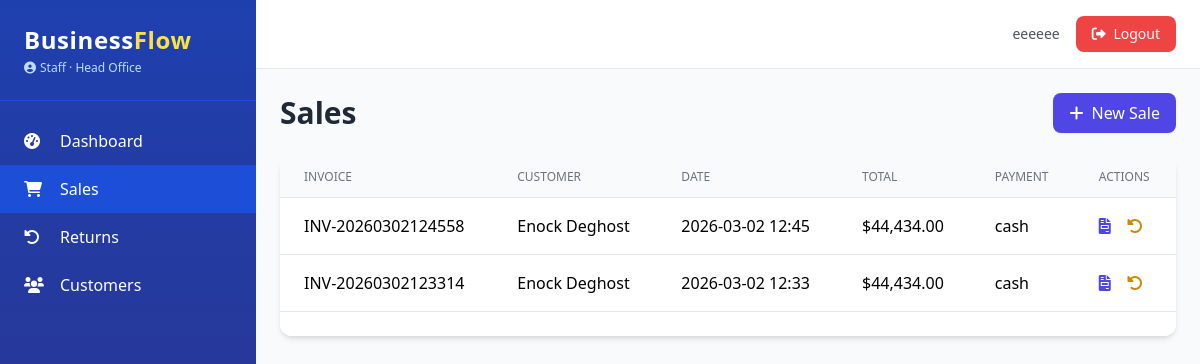
/sales/ (signed in), run on the app's committed database.
### app.py (models this page shows, shortened)
class AuditMixin:
    @declared_attr
    def created_at(cls):
        return db.Column(db.DateTime, default=datetime.utcnow)

class SoftDeleteMixin:
    @classmethod
    def query_active(cls):
        return cls.query.filter(cls.deleted_at.is_(None))

class User(UserMixin, db.Model, AuditMixin, SoftDeleteMixin):
    __tablename__ = 'users'
    id = db.Column(db.Integer, primary_key=True)
    username = db.Column(db.String(80), unique=True, nullable=False)
    email = db.Column(db.String(120), unique=True, nullable=False)
    password_hash = db.Column(db.String(200), nullable=False)
    role = db.Column(db.String(20), nullable=False, default='Staff')
    branch_id = db.Column(db.Integer, db.ForeignKey('branches.id'), nullable=True)
    active = db.Column(db.Boolean, default=True)
    locale = db.Column(db.String(5), default='en')
    phone = db.Column(db.String(20))
    avatar = db.Column(db.String(200))
    last_login = db.Column(db.DateTime)
    branch = db.relationship('Branch', backref='users')
    permissions = db.Column(db.JSON, default=list)
    salary = db.Column(db.Float, nullable=True)
    pay_cycle = db.Column(db.String(20), default='monthly')
    bank_account = db.Column(db.String(50))
    tax_id = db.Column(db.String(50))
    @property
    def is_admin(self):
        return self.role == 'Admin'
    def has_permission(self, perm):
        if self.is_admin:
            return True
        return perm in (self.permissions or [])

class Branch(db.Model):
    __tablename__ = 'branches'
    id = db.Column(db.Integer, primary_key=True)
    name = db.Column(db.String(100), nullable=False)
    location = db.Column(db.String(200))
    phone = db.Column(db.String(20))
    email = db.Column(db.String(120))
    is_active = db.Column(db.Boolean, default=True)
    currency = db.Column(db.String(3), default='USD')
    created_at = db.Column(db.DateTime, default=datetime.utcnow)

class Sale(db.Model, AuditMixin):
    __tablename__ = 'sales'
    id = db.Column(db.Integer, primary_key=True)
    invoice_no = db.Column(db.String(50), unique=True, nullable=False)
    customer_id = db.Column(db.Integer, db.ForeignKey('customers.id'), nullable=True)
    user_id = db.Column(db.Integer, db.ForeignKey('users.id'), nullable=False)
    branch_id = db.Column(db.Integer, db.ForeignKey('branches.id'), nullable=True)
    total_amount = db.Column(db.Float, nullable=False)
    tax = db.Column(db.Float, default=0)
    discount = db.Column(db.Float, default=0)
    payment_method = db.Column(db.String(50))
    status = db.Column(db.String(20), default='completed')
    notes = db.Column(db.Text)
    customer = db.relationship('Customer')
    user = db.relationship('User', foreign_keys=[user_id])
    branch = db.relationship('Branch')
    items = db.relationship('SaleItem', backref='sale', cascade='all, delete-orphan')
    returns = db.relationship('Return', backref='sale', lazy='dynamic')

class Customer(db.Model, AuditMixin, SoftDeleteMixin):
    __tablename__ = 'customers'
    id = db.Column(db.Integer, primary_key=True)
    name = db.Column(db.String(100), nullable=False)
    email = db.Column(db.String(120))
    phone = db.Column(db.String(20))
    address = db.Column(db.Text)
    loyalty_points = db.Column(db.Integer, default=0)
    segment = db.Column(db.String(50), default='Regular')
    birth_date = db.Column(db.Date)
    tax_id = db.Column(db.String(50))
    branch_id = db.Column(db.Integer, db.ForeignKey('branches.id'), nullable=True)
    branch = db.relationship('Branch')
    communications = db.relationship('CommunicationLog', backref='customer', lazy='dynamic')

### app.py (the view)
@sales_bp.route('/')
@login_required
@permission_required('view_sales')
def list():
    page = request.args.get('page', 1, type=int)
    per_page = app.config.get('ITEMS_PER_PAGE', 20)
    query = branch_filter(Sale.query, Sale).options(joinedload(Sale.customer), joinedload(Sale.user))
    pagination = query.order_by(Sale.created_at.desc()).paginate(page=page, per_page=per_page, error_out=False)
    return render_template('sales/list.html', pagination=pagination)

### app.py (called while the page is built)
@login_manager.user_loader
def load_user(user_id):
    return User.query_active().filter_by(id=int(user_id)).first()

def permission_required(permission):
    def decorator(f):
        @wraps(f)
        def decorated_function(*args, **kwargs):
            if not current_user.is_authenticated:
                abort(403)
            if not current_user.has_permission(permission):
                abort(403)
            return f(*args, **kwargs)
        return decorated_function
    return decorator

def branch_filter(query, model):
    if current_user.is_admin:
        return query
    if current_user.branch_id:
        return query.filter(model.branch_id == current_user.branch_id)
    return query.filter(False)

@app.context_processor
def inject_now():
    return {'now': datetime.utcnow(), 'current_year': datetime.utcnow().year}

@app.template_filter('currency')
def currency_format(value):
    if value is None:
        return "$0.00"
    return f"${value:,.2f}"

### templates/sales/list.html (shortened to what this page needs)
{% extends "base.html" %}
{% block content %}
<div class="flex justify-between items-center mb-6">
    <h1 class="text-3xl font-bold text-gray-800">Sales</h1>
    {% if current_user.has_permission('create_sale') %}
    <a href="{{ url_for('sales.new') }}" class="bg-indigo-600 hover:bg-indigo-700 text-white px-4 py-2 rounded-lg shadow-sm">
        <i class="fas fa-plus mr-2"></i>New Sale
    </a>
    {% endif %}
</div>
<div class="bg-white rounded-xl shadow-md overflow-hidden">
    <table class="min-w-full divide-y divide-gray-200">
        <thead class="bg-gray-50">
            <tr>
                <th class="px-6 py-3 text-left text-xs font-medium text-gray-500 uppercase">Invoice</th>
                <th class="px-6 py-3 text-left text-xs font-medium text-gray-500 uppercase">Customer</th>
                <th class="px-6 py-3 text-left text-xs font-medium text-gray-500 uppercase">Date</th>
                <th class="px-6 py-3 text-left text-xs font-medium text-gray-500 uppercase">Total</th>
                <th class="px-6 py-3 text-left text-xs font-medium text-gray-500 uppercase">Payment</th>
                <th class="px-6 py-3 text-left text-xs font-medium text-gray-500 uppercase">Actions</th>
            </tr>
        </thead>
        <tbody class="bg-white divide-y divide-gray-200">
            {% for sale in pagination.items %}
            <tr class="hover:bg-gray-50">
                <td class="px-6 py-4 whitespace-nowrap">{{ sale.invoice_no }}</td>
                <td class="px-6 py-4 whitespace-nowrap">{{ sale.customer.name if sale.customer else 'Walk-in' }}</td>
                <td class="px-6 py-4 whitespace-nowrap">{{ sale.created_at.strftime('%Y-%m-%d %H:%M') }}</td>
                <td class="px-6 py-4 whitespace-nowrap">{{ sale.total_amount|currency }}</td>
                <td class="px-6 py-4 whitespace-nowrap">{{ sale.payment_method }}</td>
                <td class="px-6 py-4 whitespace-nowrap">
                    <a href="{{ url_for('sales.invoice', sale_id=sale.id) }}" class="text-indigo-600 hover:text-indigo-900 mr-3" title="View Invoice"><i class="fas fa-file-invoice"></i></a>
                    {% if current_user.has_permission('view_sales') %}
                    <a href="{{ url_for('returns.new_for_sale', sale_id=sale.id) }}" class="text-yellow-600 hover:text-yellow-900" title="Return"><i class="fas fa-undo-alt"></i></a>
                    {% endif %}
                </td>
            </tr>
            {% endfor %}
        </tbody>
    </table>
    <div class="bg-white px-4 py-3 flex items-center justify-between border-t border-gray-200 sm:px-6">
    </div>
</div>
{% endblock %}

### templates/base.html (shortened to what this page needs)
<!DOCTYPE html>
<html lang="en">
<head>
    <script src="https://cdn.tailwindcss.com"></script>
    <link rel="stylesheet" href="https://cdnjs.cloudflare.com/ajax/libs/font-awesome/6.0.0-beta3/css/all.min.css">
</head>
<body class="bg-gray-50 font-sans antialiased">
    <div class="flex h-screen">
        <aside class="w-64 bg-gradient-to-b from-blue-800 to-indigo-900 text-white flex-shrink-0 hidden md:block overflow-y-auto shadow-xl">
            <div class="p-6 border-b border-blue-700">
                <h1 class="text-2xl font-bold tracking-wide">Business<span class="text-yellow-300">Flow</span></h1>
                <p class="text-xs text-blue-200 mt-1 flex items-center">
                    <i class="fas fa-user-circle mr-1"></i> {{ current_user.role }}
                    {% if current_user.branch %}
                        · {{ current_user.branch.name }}
                    {% endif %}
                </p>
            </div>
            <nav class="mt-4 pb-6">
                {% if current_user.has_permission('access_dashboard') or current_user.is_admin %}
                <a href="{{ url_for('dashboard.index') }}" class="flex items-center py-3 px-6 hover:bg-blue-700 transition {% if request.endpoint and request.endpoint == 'dashboard.index' %}bg-blue-700{% endif %}">
                    <i class="fas fa-tachometer-alt w-6"></i><span class="ml-3">Dashboard</span>
                </a>
                {% endif %}
                {% if current_user.has_permission('view_sales') %}
                <a href="{{ url_for('sales.list') }}" class="flex items-center py-3 px-6 hover:bg-blue-700 transition {% if request.endpoint and request.endpoint.startswith('sales.') %}bg-blue-700{% endif %}">
                    <i class="fas fa-shopping-cart w-6"></i><span class="ml-3">Sales</span>
                </a>
                {% endif %}
                {% if current_user.has_permission('view_sales') %}
                <a href="{{ url_for('returns.list') }}" class="flex items-center py-3 px-6 hover:bg-blue-700 transition {% if request.endpoint and request.endpoint.startswith('returns.') %}bg-blue-700{% endif %}">
                    <i class="fas fa-undo-alt w-6"></i><span class="ml-3">Returns</span>
                </a>
                {% endif %}
                {% if current_user.has_permission('view_customers') %}
                <a href="{{ url_for('crm.customer_list') }}" class="flex items-center py-3 px-6 hover:bg-blue-700 transition {% if request.endpoint and request.endpoint.startswith('crm.') %}bg-blue-700{% endif %}">
                    <i class="fas fa-users w-6"></i><span class="ml-3">Customers</span>
                </a>
                {% endif %}
            </nav>
        </aside>
        <div class="flex-1 flex flex-col overflow-hidden">
            <header class="bg-white shadow-sm border-b border-gray-200">
                <div class="flex justify-between items-center py-4 px-6">
                    <div class="flex items-center space-x-4 ml-auto">
                        <span class="text-sm text-gray-600">{{ current_user.username }}</span>
                        <a href="{{ url_for('auth.logout') }}" class="bg-red-500 hover:bg-red-600 text-white px-4 py-2 rounded-lg text-sm transition shadow-sm">
                            <i class="fas fa-sign-out-alt mr-1"></i> Logout
                        </a>
                    </div>
                </div>
            </header>
            <main class="flex-1 overflow-y-auto p-6 bg-gray-50">
                {% block content %}{% endblock %}
            </main>
        </div>
    </div>
</body>
</html>

### data on the page
User: role "Staff", username "eeeeee"
Branch: branch.name "Head Office"
Sale: invoice_no "INV-20260302124558", customer "Enock Deghost", created_at "2026-03-02 12:45", total_amount "$44,434.00", payment_method "cash"
Sale: invoice_no "INV-20260302123314", customer "Enock Deghost", created_at "2026-03-02 12:33", total_amount "$44,434.00", payment_method "cash"
